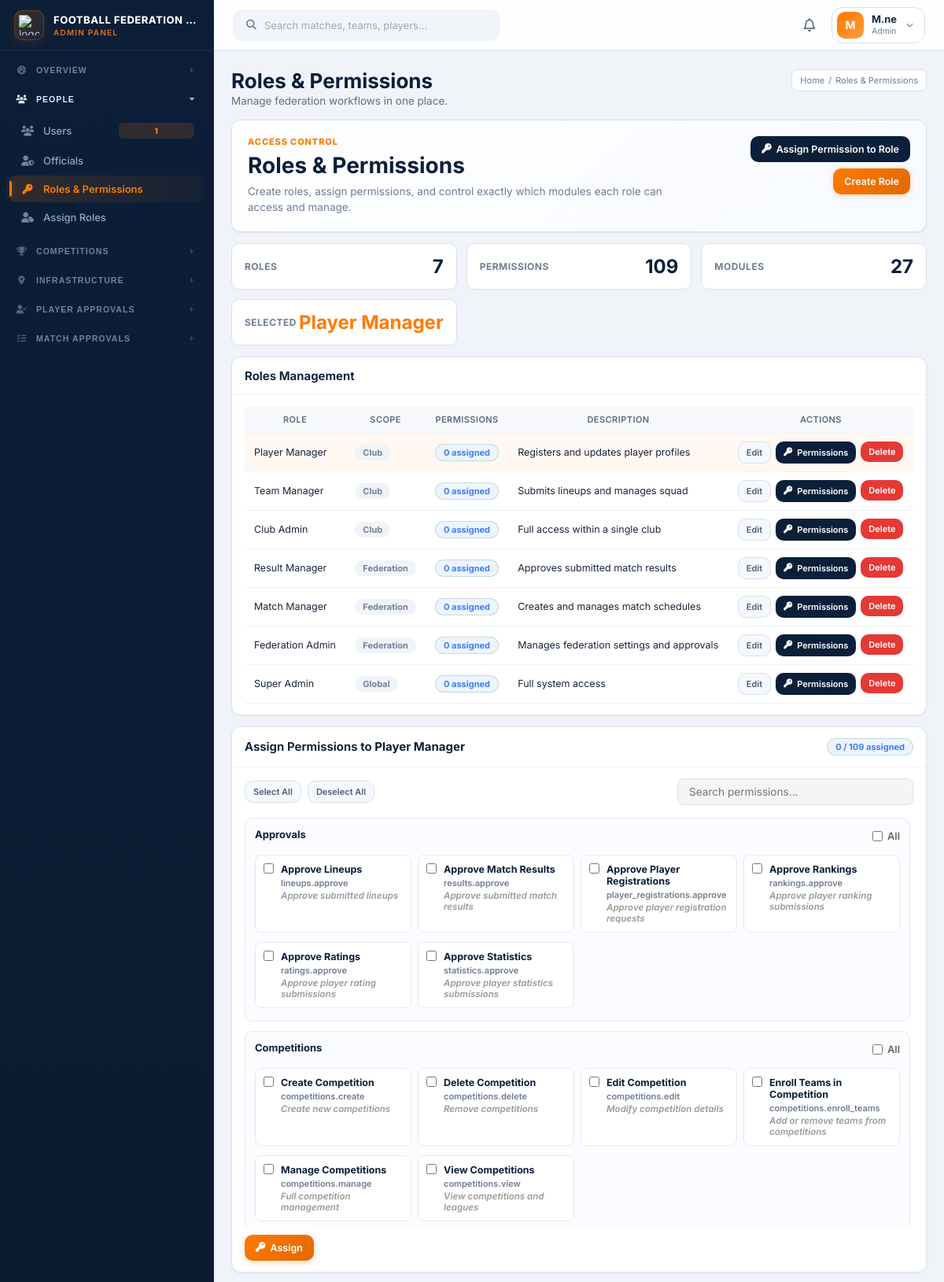
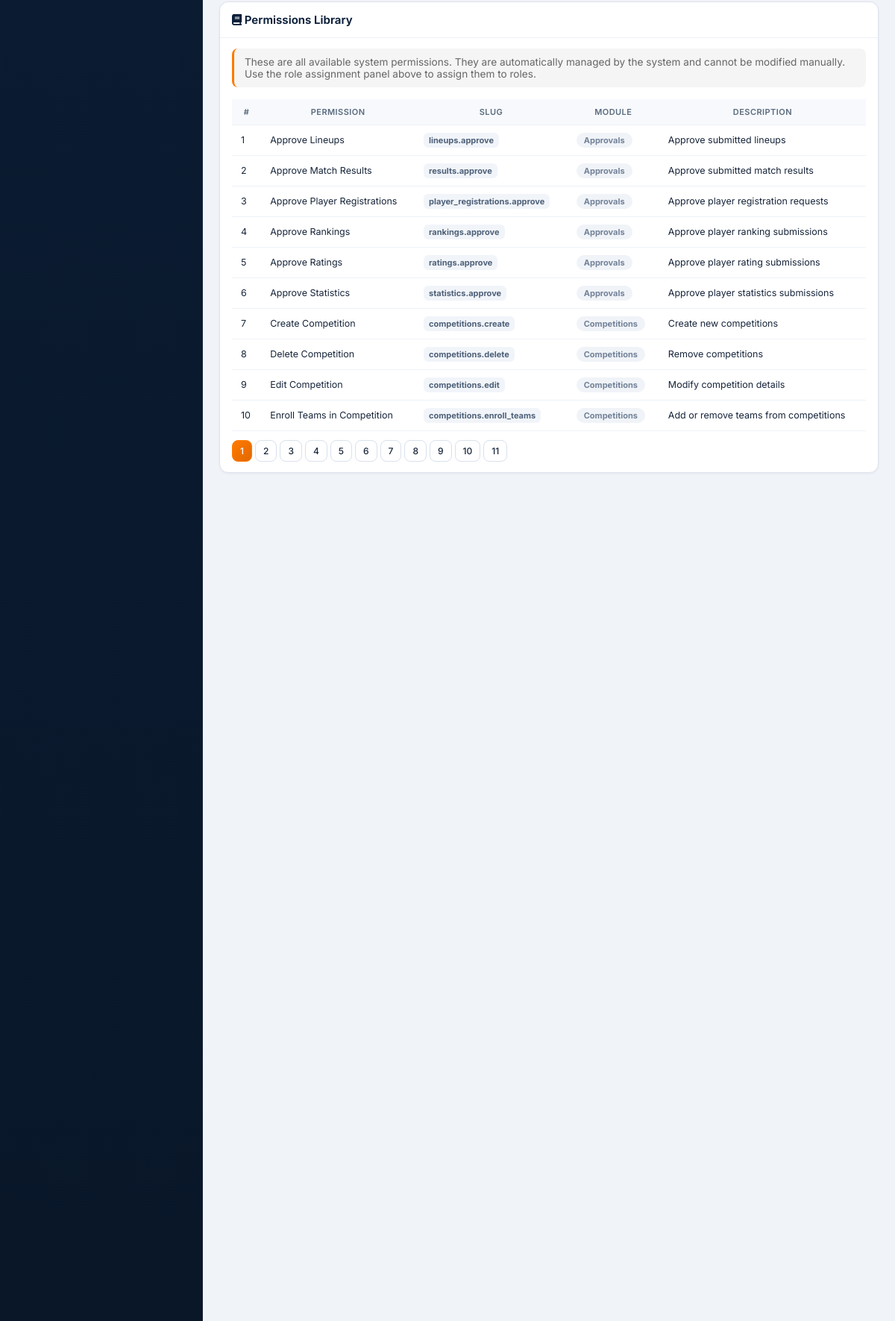
/federation/index.php?page=roles_permissions&role_id=7 (signed in, upper part), run on the app's committed database (2 pictures, top to bottom).
### tables this page shows
CREATE TABLE `roles` (
  `id` bigint(20) UNSIGNED NOT NULL,
  `name` varchar(60) NOT NULL,
  `slug` varchar(60) NOT NULL,
  `scope` enum('federation','club','global') NOT NULL DEFAULT 'club',
  `description` text DEFAULT NULL,
  `created_at` timestamp NOT NULL DEFAULT current_timestamp(),
  `updated_at` timestamp NOT NULL DEFAULT current_timestamp() ON UPDATE current_timestamp()
);

CREATE TABLE `permissions` (
  `id` bigint(20) UNSIGNED NOT NULL,
  `name` varchar(80) NOT NULL,
  `slug` varchar(80) NOT NULL,
  `module` varchar(40) NOT NULL,
  `description` text DEFAULT NULL,
  `created_at` timestamp NOT NULL DEFAULT current_timestamp()
);

### pages/roles_permissions.php (the view, shortened to what the rows shown need)
<?php
$roles = db_fetch_all('SELECT * FROM roles ORDER BY id DESC');
$allPermissions = db_fetch_all('SELECT * FROM permissions ORDER BY module ASC, name ASC');
$offset = 0;
$limitClause = paginate_clause($offset);
$paginatedPermissions = db_fetch_all("SELECT * FROM permissions ORDER BY module ASC, name ASC {$limitClause}");
$selectedRoleId = isset($_GET['role_id']) ? (int) $_GET['role_id'] : 0;
$selectedRole = $selectedRoleId > 0 ? db_fetch_one('SELECT * FROM roles WHERE id = ?', 'i', [$selectedRoleId]) : null;
$currentPermRows = db_fetch_all('SELECT permission_id FROM role_permissions WHERE role_id = ?', 'i', [$selectedRoleId]);
$currentPerms = array_map(static function ($row) { return (int) $row['permission_id']; }, $currentPermRows);
$permissionsByModule = [];
foreach ($allPermissions as $permission) {
    $permissionsByModule[$permission['module']][] = $permission;
}
$rolePermCounts = [];
?>
<div class="roles-permissions-page">
    <div class="roles-permissions-hero">
        <div>
            <h2>Roles & Permissions</h2>
        </div>
    </div>
    <div class="notifications-summary">
        <div class="notifications-summary-item unread">
            <span>Selected</span>
            <strong><?= $selectedRole ? e($selectedRole['name']) : '-'; ?></strong>
        </div>
    </div>
    <div class="single-col-grid">
        <div class="card">
            <div class="card-body">
                <div class="table-wrap">
                    <table class="data-table">
                        <thead>
                            <tr>
                                <th>Role</th>
                                <th>Scope</th>
                                <th>Permissions</th>
                                <th>Description</th>
                                <th>Actions</th>
                            </tr>
                        </thead>
                        <tbody>
                            <?php if (empty($roles)): ?>
                                <tr><td colspan="5"><div class="empty-state">No roles available.</div></td></tr>
                            <?php else: ?>
                                <?php foreach ($roles as $role): ?>
                                    <tr class="<?= (int) $role['id'] === $selectedRoleId ? 'selected-row' : ''; ?>">
                                        <td><?= e($role['name']); ?></td>
                                        <td><?= status_badge($role['scope']); ?></td>
                                        <td><span class="badge badge-info"><?= $rolePermCounts[(int)$role['id']] ?? 0; ?> assigned</span></td>
                                        <td><?= e($role['description'] ?: '-'); ?></td>
                                        <td>
                                            <div class="action-group">
                                                <?php if (current_user_can('roles.edit')): ?>
                                                    <a class="btn btn-light btn-sm" href="index.php?page=roles_permissions&edit=<?= (int) $role['id']; ?>">Edit</a>
                                                <?php endif; ?>
                                                <a class="btn btn-secondary btn-sm" href="index.php?page=roles_permissions&role_id=<?= (int) $role['id']; ?>"><i class="fa-solid fa-key"></i> Permissions</a>
                                                <?php if (current_user_can('roles.delete')): ?>
                                                    <form method="post">
                                                        <button class="btn btn-danger btn-sm" type="submit" data-confirm="Delete this role?">Delete</button>
                                                    </form>
                                                <?php endif; ?>
                                            </div>
                                        </td>
                                    </tr>
                                <?php endforeach; ?>
                            <?php endif; ?>
                        </tbody>
                    </table>
                </div>
            </div>
        </div>
        <?php if ($selectedRoleId > 0): ?>
            <div class="card">
                <div class="card-head">
                    <h3><?= $selectedRole ? 'Assign Permissions to <strong>' . e($selectedRole['name']) . '</strong>' : 'Assign Permissions'; ?></h3>
                </div>
                <div class="card-body">
                    <?php if ($selectedRoleId <= 0): ?>
                        <div class="empty-state">Create roles first, then select a role to assign permissions.</div>
                    <?php else: ?>
                        <form method="post" id="permissionsForm">
                            <div class="permission-module-list">
                                <?php foreach ($permissionsByModule as $module => $modulePermissions): ?>
                                    <section class="permission-module-card" data-module="<?= e($module); ?>">
                                        <div class="permission-module-header">
                                            <h4><?= e(humanize_activity_text($module)); ?></h4>
                                            <label class="permission-module-toggle">
                                                <input type="checkbox" class="module-select-all" data-module="<?= e($module); ?>" <?= !current_user_can('roles.assign_permissions') ? 'disabled' : ''; ?>>
                                                <span>All</span>
                                            </label>
                                        </div>
                                        <div class="permission-check-grid">
                                            <?php foreach ($modulePermissions as $permission): ?>
                                                <label class="permission-check-card" data-name="<?= e(strtolower($permission['name'] . ' ' . $permission['slug'])); ?>">
                                                    <input type="checkbox" name="permission_ids[]" value="<?= (int) $permission['id']; ?>" class="permission-checkbox module-<?= e($module); ?>" <?= in_array((int) $permission['id'], $currentPerms, true) ? 'checked' : ''; ?> <?= !current_user_can('roles.assign_permissions') ? 'disabled' : ''; ?>>
                                                    <span>
                                                        <strong><?= e($permission['name']); ?></strong>
                                                        <small><?= e($permission['slug']); ?></small>
                                                        <?php if ($permission['description']): ?>
                                                            <em class="permission-desc"><?= e($permission['description']); ?></em>
                                                        <?php endif; ?>
                                                    </span>
                                                </label>
                                            <?php endforeach; ?>
                                        </div>
                                    </section>
                                <?php endforeach; ?>
                            </div>
                        </form>
                    <?php endif; ?>
                </div>
            </div>
        <?php endif; ?>
    </div>
    <?php if ($selectedRoleId > 0): ?>
        <div class="card permissions-library-card">
            <div class="card-body">
                <div class="table-wrap">
                    <table class="data-table">
                        <thead>
                            <tr>
                                <th>#</th>
                                <th>Permission</th>
                                <th>Slug</th>
                                <th>Module</th>
                                <th>Description</th>
                            </tr>
                        </thead>
                        <tbody>
                            <?php $permIndex = $offset; foreach ($paginatedPermissions as $permission): $permIndex++; ?>
                                <tr>
                                    <td><?= $permIndex; ?></td>
                                    <td><?= e($permission['name']); ?></td>
                                    <td><span class="code-pill"><?= e($permission['slug']); ?></span></td>
                                    <td><?= status_badge($permission['module']); ?></td>
                                    <td><?= e($permission['description'] ?? '-'); ?></td>
                                </tr>
                            <?php endforeach; ?>
                        </tbody>
                    </table>
                </div>
            </div>
        </div>
    <?php endif; ?>
</div>

### includes/functions.php (shortened to what the rows shown need)
<?php
require_once __DIR__ . '/../db.php';
function e($value)
{
    return htmlspecialchars((string) $value, ENT_QUOTES, 'UTF-8');
}
function current_user()
{
    return $_SESSION['user'] ?? null;
}
function per_page()
{
    return 10;
}
function current_page_no()
{
    $p = (int) ($_GET['p'] ?? 1);
    return $p > 0 ? $p : 1;
}
function paginate_clause(&$offset)
{
    $pageNo = current_page_no();
    $limit = per_page();
    $offset = ($pageNo - 1) * $limit;
    return " LIMIT {$limit} OFFSET {$offset} ";
}
function status_badge($status)
{
    $map = [
        'approved' => 'success',
        'active' => 'success',
        'submitted' => 'info',
        'pending' => 'warning',
        'draft' => 'muted',
        'rejected' => 'danger',
        'reject' => 'danger',
        'inactive' => 'danger',
        'suspended' => 'danger',
        'completed' => 'success',
        'scheduled' => 'info',
    ];
    $clean = strtolower((string) $status);
    $class = $map[$clean] ?? 'muted';
    return '<span class="badge badge-' . e($class) . '">' . e(ucfirst($clean)) . '</span>';
}
function humanize_activity_text($value)
{
    $text = str_replace(['_', '-'], ' ', (string) $value);
    $text = preg_replace('/\s+/', ' ', $text);
    return ucwords(trim($text));
}
function user_has_master_role($userId)
{
    $user = current_user();
    if ($user && (int) ($user['id'] ?? 0) === (int) $userId && ($user['user_type'] ?? '') === 'admin') {
        return true;
    }
    $masterSlugs = ['super_admin', 'federation-role', 'federation_role', 'federation-admin', 'federation_admin'];
    return count(array_intersect(user_role_slugs($userId), $masterSlugs)) > 0;
}
function user_permission_slugs($userId)
{
    if (user_has_master_role($userId)) {
        $rows = db_fetch_all('SELECT slug FROM permissions');
    }
    return array_map(static function ($row) {
        return (string) $row['slug'];
    }, $rows);
}
function user_has_permission($userId, $permissionSlug)
{
    return in_array((string) $permissionSlug, user_permission_slugs((int) $userId), true);
}
function current_user_can($permissionSlug)
{
    $user = current_user();
    return user_has_permission((int) $user['id'], $permissionSlug);
}
function page_permission_slug($page)
{
    $map = [
        'dashboard' => 'dashboard.view',
        'teams' => 'teams.manage',
        'team_registrations' => 'teams.approve',
        'users' => 'users.manage',
        'roles_permissions' => 'roles.manage',
        'assign_roles' => 'users.assign_role',
        'player_rankings_approval' => 'rankings.approve',
        'player_ratings_approval' => 'ratings.approve',
        'player_statistics_approval' => 'statistics.approve',
        'player_registrations_approval' => 'player_registrations.approve',
        'stadiums' => 'stadiums.manage',
        'seasons' => 'seasons.manage',
        'match_results_approval' => 'results.approve',
        'match_officials' => 'officials.manage',
        'match_lineups_approval' => 'lineups.approve',
        'news' => 'news.manage',
        'activity_logs' => 'activity_logs.view',
        'reports' => 'reports.view',
        'settings' => 'settings.manage',
        'squad' => 'players.view',
        'players' => 'players.view',
        'lineups' => 'lineups.view',
        'matches' => 'matches.view',
        'results' => 'results.view',
    ];
    return $map[$page] ?? null;
}
function current_user_can_page($page)
{
    $alwaysAllowed = ['profile', 'logout', 'notifications', 'news'];
    if (in_array((string) $page, $alwaysAllowed, true)) {
        return true;
    }
    return current_user_can(page_permission_slug($page));
}

### data on the page
roles: name "Player Manager", scope "Club", id "0", description "Registers and updates player profiles"
roles: name "Team Manager", scope "Club", id "0", description "Submits lineups and manages squad"
roles: name "Club Admin", scope "Club", id "0", description "Full access within a single club"
roles: name "Result Manager", scope "Federation", id "0", description "Approves submitted match results"
roles: name "Match Manager", scope "Federation", id "0", description "Creates and manages match schedules"
roles: name "Federation Admin", scope "Federation", id "0", description "Manages federation settings and approvals"
roles: name "Super Admin", scope "Global", id "0", description "Full system access"
permissions: name "Approve Lineups", slug "lineups.approve", description "Approve submitted lineups", module "Approvals"
permissions: name "Approve Match Results", slug "results.approve", description "Approve submitted match results", module "Approvals"
permissions: name "Approve Player Registrations", slug "player_registrations.approve", description "Approve player registration requests", module "Approvals"
permissions: name "Approve Rankings", slug "rankings.approve", description "Approve player ranking submissions", module "Approvals"
permissions: name "Approve Ratings", slug "ratings.approve", description "Approve player rating submissions", module "Approvals"
permissions: name "Approve Statistics", slug "statistics.approve", description "Approve player statistics submissions", module "Approvals"
permissions: name "Create Competition", slug "competitions.create", description "Create new competitions", module "Competitions"
permissions: name "Delete Competition", slug "competitions.delete", description "Remove competitions", module "Competitions"
permissions: name "Edit Competition", slug "competitions.edit", description "Modify competition details", module "Competitions"
permissions: name "Enroll Teams in Competition", slug "competitions.enroll_teams", description "Add or remove teams from competitions", module "Competitions"
permissions: name "Manage Competitions", slug "competitions.manage", description "Full competition management"
permissions: name "View Competitions", slug "competitions.view", description "View competitions and leagues"

### other printed values
$settings['system_name'] "FOOTBALL FEDERATION…"
$group['title'] "OVERVIEW"
$group['title'] "PEOPLE"
$item[1] "Users"
$item[3] "1"
$item[1] "Officials"
$item[1] "Roles & Permissions"
$item[1] "Assign Roles"
$group['title'] "COMPETITIONS"
$group['title'] "INFRASTRUCTURE"
$group['title'] "PLAYER APPROVALS"
$group['title'] "MATCH APPROVALS"
$profileInitials "M"
$currentUser['full_name'] "M.ne"
$currentUser['user_type'] "Admin"
